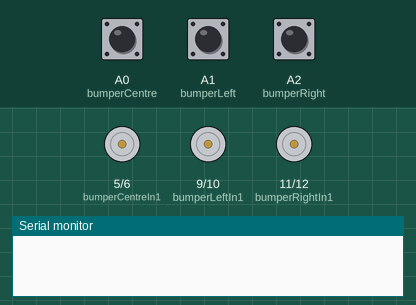
This sketch was run on a simulated Arduino Uno, built with avr-gcc and run on an emulated ATmega328P. Parts: motor-driver pin pairs drawn as motors (green arrow = first pin HIGH = forward, orange = second pin HIGH = backward, longer = more drive), the last lines printed to the serial monitor. The test bench sets the inputs (shaded band); at power-on: A0 (bumperCentre) HIGH, A1 (bumperLeft) HIGH, A2 (bumperRight) HIGH.

Above: at 1.2 s.
1.3 s: A0 (bumperCentre) pulled LOW for 0.15 s
At 1.4 s:
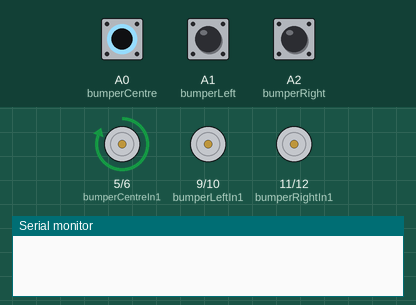
3.6 s: A1 (bumperLeft) pulled LOW for 1 s
At 3.7 s:
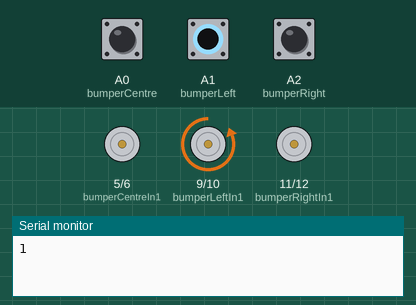
6.6 s: A2 (bumperRight) pulled LOW for 3.2 s
At 6.7 s:
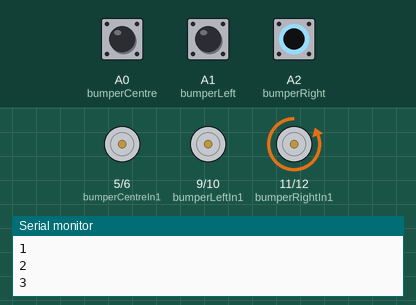
11.3 s: A0 (bumperCentre) pulled LOW for 3.2 s
At 12.05 s:
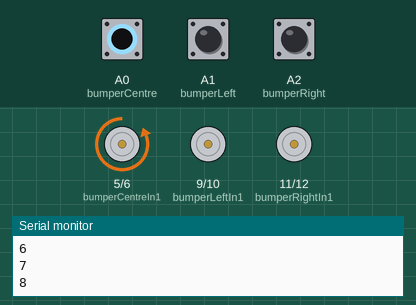
16.0 s: A1 (bumperLeft) pulled LOW for 3.2 s
At 16.65 s:
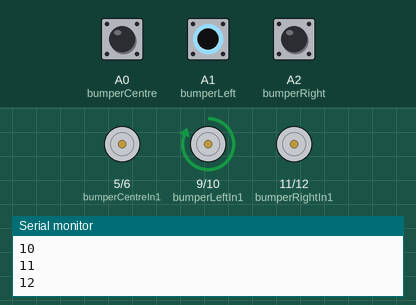
Timing chart, 0 to 21.0 s (numbered marks = the images above; inputs shaded):
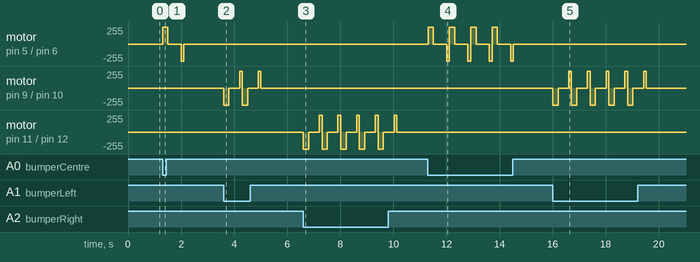

The sketch:

pinball.ino
```cpp
#define bumperCentre A0
#define bumperLeft A1
#define bumperRight A2
#define bumperCentreIn1 5
#define bumperCentreIn2 6
#define bumperLeftIn1 9
#define bumperLeftIn2 10
#define bumperRightIn1 11
#define bumperRightIn2 12
int score=0;

void setup() {
    pinMode(bumperCentre,INPUT_PULLUP);
pinMode(bumperCentreIn1,OUTPUT);
pinMode(bumperCentreIn2,OUTPUT);

   pinMode(bumperLeft,INPUT_PULLUP);
pinMode(bumperLeftIn1,OUTPUT);
pinMode(bumperLeftIn2,OUTPUT);
   pinMode(bumperRight,INPUT_PULLUP);
pinMode(bumperRightIn1,OUTPUT);
pinMode(bumperRightIn2,OUTPUT);
Serial.begin(9600);

}
void bumperCentreStart(){
  digitalWrite(bumperLeftIn1,LOW);
digitalWrite(bumperLeftIn2,LOW);
if (digitalRead(bumperCentre)==LOW){
  delay(5);
  if(digitalRead(bumperCentre)==LOW){
   score++;
  digitalWrite(bumperCentreIn1,HIGH);
  digitalWrite(bumperCentreIn2,LOW);
  delay(200);
    digitalWrite(bumperCentreIn1,LOW);
digitalWrite(bumperCentreIn2,LOW);
  delay (500);
  digitalWrite(bumperCentreIn1,LOW);
  digitalWrite(bumperCentreIn2,HIGH);
    delay(100);
    digitalWrite(bumperCentreIn1,LOW);
digitalWrite(bumperCentreIn2,LOW);

Serial.println(score);

  }}
  }


void bumperLeftStart(){
digitalWrite(bumperLeftIn1,LOW);
digitalWrite(bumperLeftIn2,LOW);
if (digitalRead(bumperLeft)==LOW){

  delay(5);
  if (digitalRead(bumperLeft)==LOW){
    score++;
  digitalWrite(bumperLeftIn1,LOW);
  digitalWrite(bumperLeftIn2,HIGH);
  delay (200);
digitalWrite(bumperLeftIn1,LOW);
  digitalWrite(bumperLeftIn2,LOW);
  delay(400);

  digitalWrite(bumperLeftIn1,HIGH);
  digitalWrite(bumperLeftIn2,LOW);
  delay(100);

  digitalWrite(bumperLeftIn1,LOW);
  digitalWrite(bumperLeftIn2,LOW);

Serial.println(score);

}
}


  }

 void bumperRightStart(){
  digitalWrite(bumperRightIn1,LOW);
digitalWrite(bumperRightIn2,LOW);
    if (digitalRead(bumperRight)==LOW){
  delay(5);
  if(digitalRead(bumperRight)==LOW){
    score++;
  digitalWrite(bumperRightIn1,LOW);
  digitalWrite(bumperRightIn2,HIGH);
  delay (200);
digitalWrite(bumperRightIn1,LOW);
  digitalWrite(bumperRightIn2,LOW);
  delay(400);


  digitalWrite(bumperRightIn1,HIGH);
  digitalWrite(bumperRightIn2,LOW);
  delay(100);

  digitalWrite(bumperRightIn1,LOW);
  digitalWrite(bumperRightIn2,LOW);


Serial.println(score);

 }
    }
 }

void loop() {

bumperCentreStart();
bumperRightStart();
bumperLeftStart();

}
```

Measured:
- after the input at 1.3 s, motor on pin 5 (bumperCentreIn1) / pin 6 (bumperCentreIn2): stopped → forward 255/255 at once, → stopped 0.20 s later, → backward 255/255 0.50 s later, → stopped 0.10 s later
- after the input at 3.6 s, motor on pin 9 (bumperLeftIn1) / pin 10 (bumperLeftIn2): stopped → backward 255/255 at once, → stopped 0.20 s later, → forward 255/255 0.40 s later, → backward 255/255 0.11 s later, … (7 changes in this stretch)
- after the input at 6.6 s, motor on pin 11 (bumperRightIn1) / pin 12 (bumperRightIn2): stopped → backward 255/255 at once, then repeats every 0.71 s: stopped 0.40 s, forward 255/255 0.11 s, backward 255/255 0.20 s, until it stays stopped from 10.1 s
- after the input at 11.3 s, motor on pin 5 (bumperCentreIn1) / pin 6 (bumperCentreIn2): stopped → forward 255/255 at once, then repeats every 0.81 s: stopped 0.50 s, backward 255/255 0.11 s, forward 255/255 0.20 s, until it stays stopped from 14.5 s
- after the input at 16.0 s, motor on pin 9 (bumperLeftIn1) / pin 10 (bumperLeftIn2): stopped → backward 255/255 at once, then repeats every 0.71 s: stopped 0.40 s, forward 255/255 0.11 s, backward 255/255 0.20 s, until it stays stopped from 19.5 s
